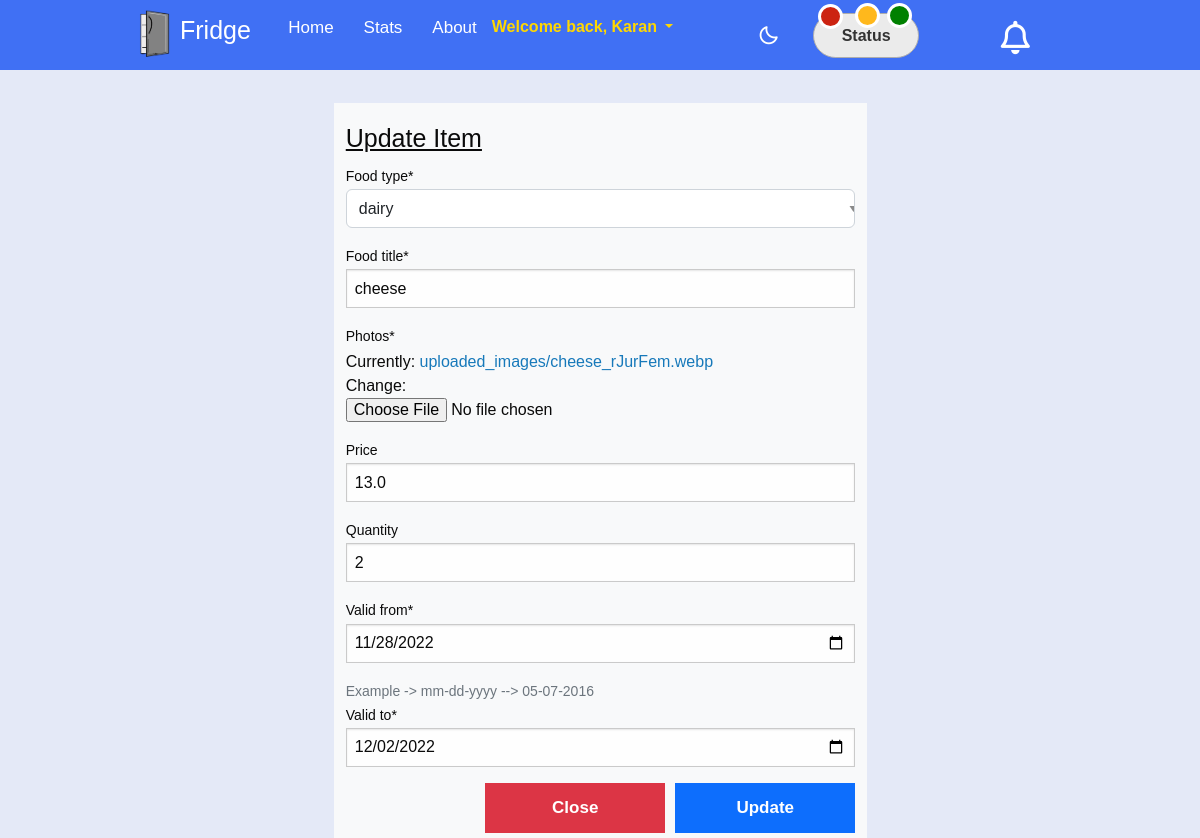
/edit/42 (signed in), run on an earlier commit of the app's database.
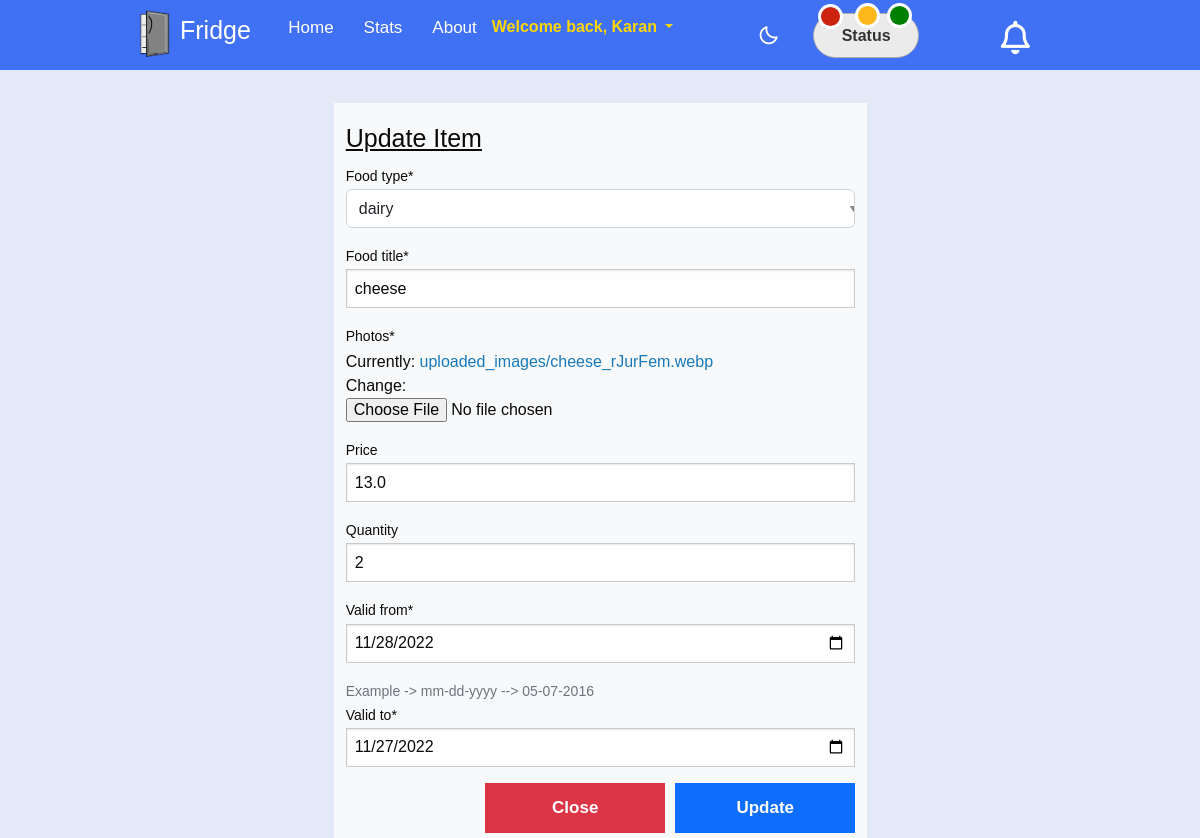
And on a later commit of the database.
### app1/models.py (models this page shows, shortened)
class Item(models.Model):
    STATUS_CHOICES1 = (
        ('dairy', 'dairy'),
        ('beverages', 'beverages'),
        ('frozen vegetables', 'frozen vegetables'),
        ('meat', 'meat'),
        ('fruits', 'fruits'),
    )
    STATUS = (
        ('Expired', 'Expired'),
        ('Warning', 'Warning'),
        ('Good', 'Good')
    )
    food_type = models.CharField(max_length=100, choices=STATUS_CHOICES1)
    food_title = models.CharField(max_length=120)
    photos = models.ImageField(upload_to='uploaded_images/')
    price = models.FloatField(blank=True, null=True, default=0)
    quantity = models.PositiveIntegerField(blank=True, null=True, default=0)
    valid_from = models.DateField(blank=True, null=True,auto_now=False, auto_now_add=False)
    valid_to = models.DateField(blank=True, null=True,auto_now=False, auto_now_add=False)
    timestamp = models.DateTimeField(blank=True, null=True,auto_now_add=True)
    author = models.ForeignKey(Profile, default = "",on_delete=models.CASCADE)
    status = models.CharField(default='Good',max_length=100, choices=STATUS)
    delta = models.IntegerField(blank=True, null=True, default=0)
    daystill = models.IntegerField(blank=True, null=True, default=0)
    humanize_time = models.IntegerField(blank=True, null=True, default=0)
    humanize_time1 = models.IntegerField(blank=True, null=True, default=0)
    class Meta:
        verbose_name_plural = "Items"

### app1/views.py (the view)
# urls.py: path('edit/<int:pk>', item_update, name='item_update'),
@login_required
def item_update(request, pk):
    data = get_object_or_404(Item, pk=pk, author=request.user.id)
    form = ItemForm(instance=data)
    if request.method == "POST":
        form = ItemForm(request.POST, request.FILES, instance=data)
        if form.is_valid():
            form.save()
            messages.success(request, "Successfully updated item ...!!!")
            return redirect('item_list')
    context = {
        "form": form
    }
    return render(request, 'update_item.html', context)

### app1/forms.py
class ItemForm(forms.ModelForm):
    valid_to = forms.DateField(
        widget = forms.DateInput(
            attrs={
                'type': 'date',
                'class': 'form-control'},
            )
    )
    valid_from = forms.DateField(
        widget = forms.DateInput(
            attrs={
                'type': 'date',
                'class': 'form-control'},
            )
    )
    class Meta:
        model = Item
        fields = ('food_type', 'food_title', 'photos', 'price', 'quantity', 'valid_from', 'valid_to')
    def __init__(self, *args, **kwargs):
        super(ItemForm, self).__init__(*args, **kwargs)
        self.fields['valid_from'].help_text = "Example -> mm-dd-yyyy --> 05-07-2016"

### templates/update_item.html (shortened to what this page needs)
{% extends 'base.html' %}
{% load crispy_forms_tags %}
{% block content %}
    <div class="container mt-5">
        <div class="row justify-content-center ">
            <div class="col-md-6 col-sm-4 bg-light">
                <h4 class="mt-3"><u>Update Item</u></h4>
                <form action="" method="post" enctype="multipart/form-data">
                    {{ form|crispy }}
                    <div class="modal-footer ">
                        <button type="submit" class="btn btn-danger" id="updbtn" data-bs-dismiss="modal">Close</button>
                        <button type="submit" class="btn btn-primary ">Update</button>
                    </div>
                </form>
            </div>
        </div>
    </div>
{% endblock %}

What changed in the data, as far as the page shows it:
changed Item "dairy": valid_to "12/02/2022" → "11/27/2022"
